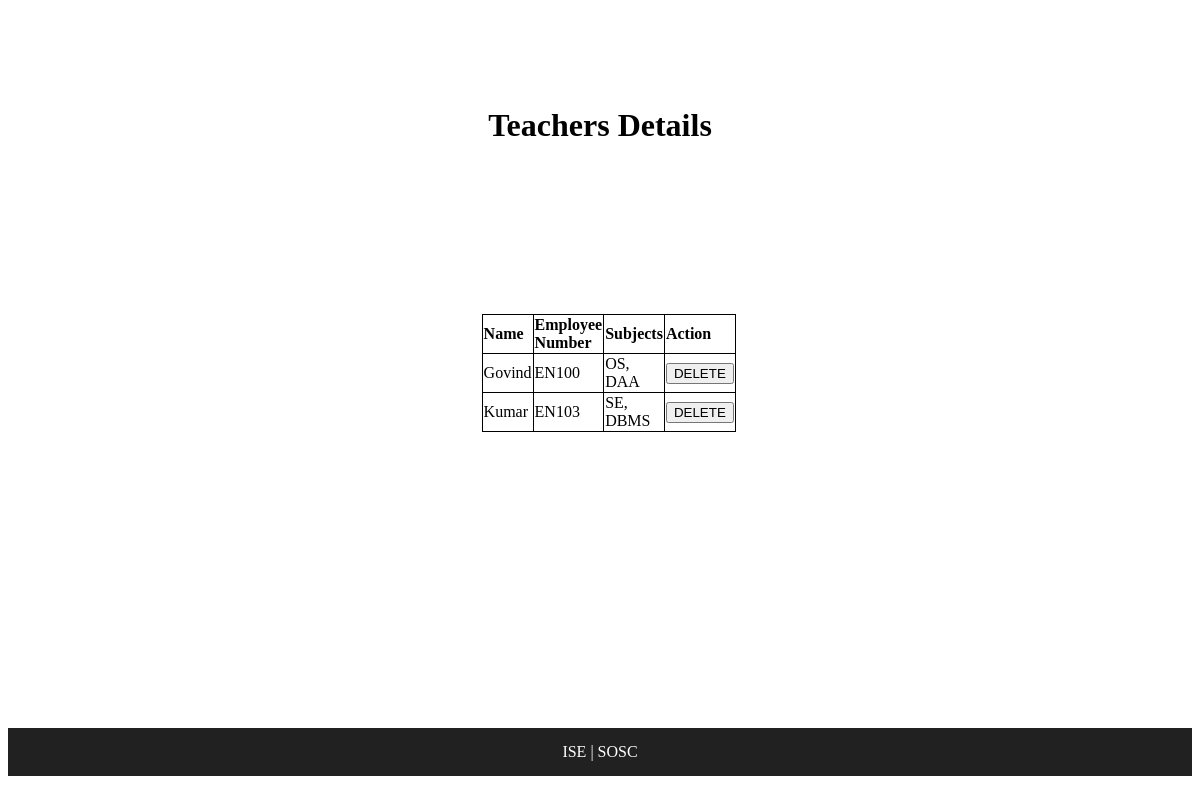
The app's page /view_teachers, older data.
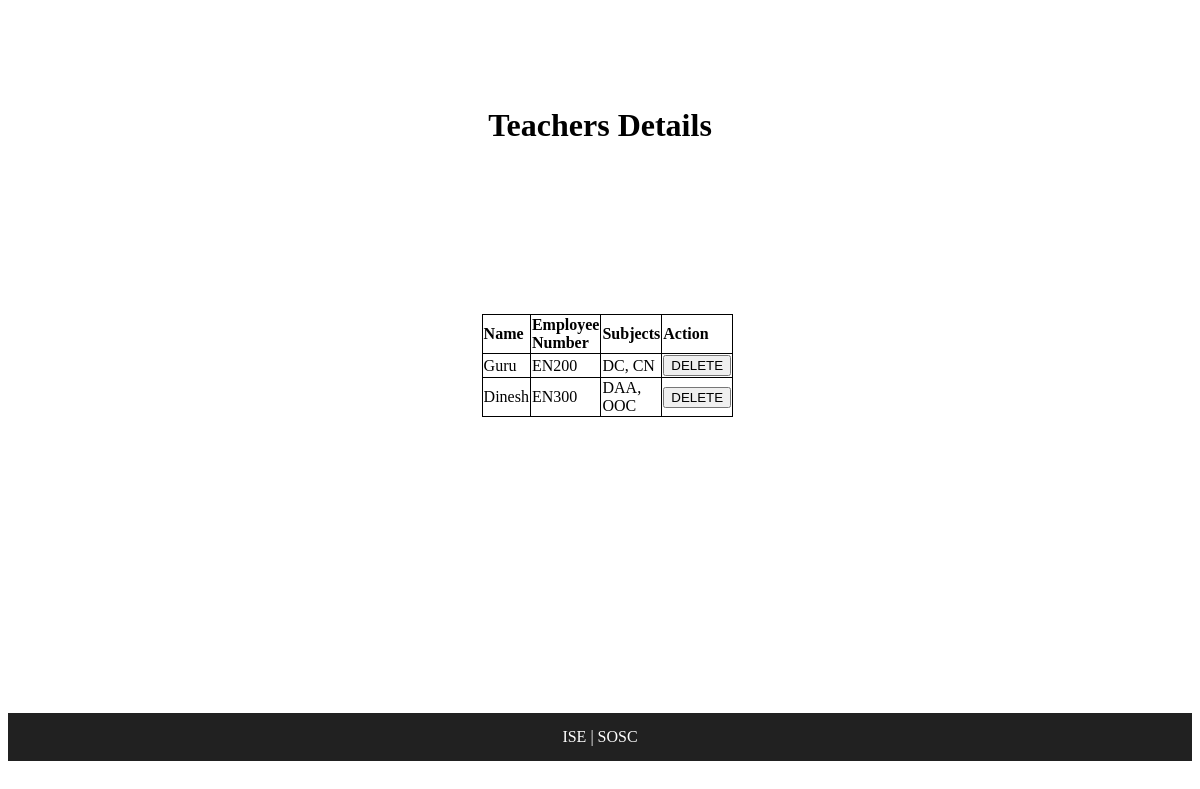
The same page, newer data.
### tables this page shows
CREATE TABLE Teachers(
                        name TEXT,
                        eno TEXT PRIMARY KEY,
                        subject TEXT
                    );

### main.py (the view)
@app.route('/view_teachers')
def render_all_teachers():
    with sqlite3.connect('student.db') as conn:
        c = conn.cursor()
        teacher_query = c.execute("""SELECT * FROM Teachers""").fetchall()
        return render_template("teachers.html", teachers=teacher_query)

### templates/teachers.html
{% extends "layout.html" %}
{% block body %}
    <h1 style="text-align: center; margin-top: 107px;">Teachers Details</h1>
    <div style="text-align: center; margin: 170px 40%;" >
        <table style="border: 1px solid black; text-align: left;border-collapse: collapse;">
            <tr style="border: 1px solid black;">
                <th style="border: 1px solid black;">Name</th>
                <th style="border: 1px solid black;">Employee Number</th>
                <th style="border: 1px solid black;">Subjects</th>
                <th style="border: 1px solid black;">Action</th>
            </tr>
            {% for teacher in teachers %}
                <form action="/delete_teacher/{{teacher[1]}}" method="POST">
                    <tr style="border: 1px solid black;">
                        <td style="border: 1px solid black;">{{teacher[0]}}</td>
                        <td style="border: 1px solid black;">{{teacher[1]}}</td>
                        <td style="border: 1px solid black;">{{teacher[2]}}</td>
                        <td style="border: 1px solid black;"><input type="submit" value="DELETE"></td>
                    </tr>
                </form>
            {% endfor %}
        </table>
    </div>
    <footer style="background-color: #212121; text-align: center; margin-top: 25%;">
        <p style="color: white; padding: 15px 0 ;">ISE | SOSC</p>
    </footer>
{% endblock %}

### templates/layout.html (shortened to what this page needs)
<!DOCTYPE html>
<html lang="en">
    <head>
    </head>
    <body>
        {% block body %}
        {% endblock %}
    </body>
</html>

Row changes from the older to the newer data that the page shows:
removed Teachers: name "Govind", eno "EN100", subject "OS, DAA"
removed Teachers: name "Kumar", eno "EN103", subject "SE, DBMS"
added Teachers: name "Guru", eno "EN200", subject "DC, CN"
added Teachers: name "Dinesh", eno "EN300", subject "DAA, OOC"
